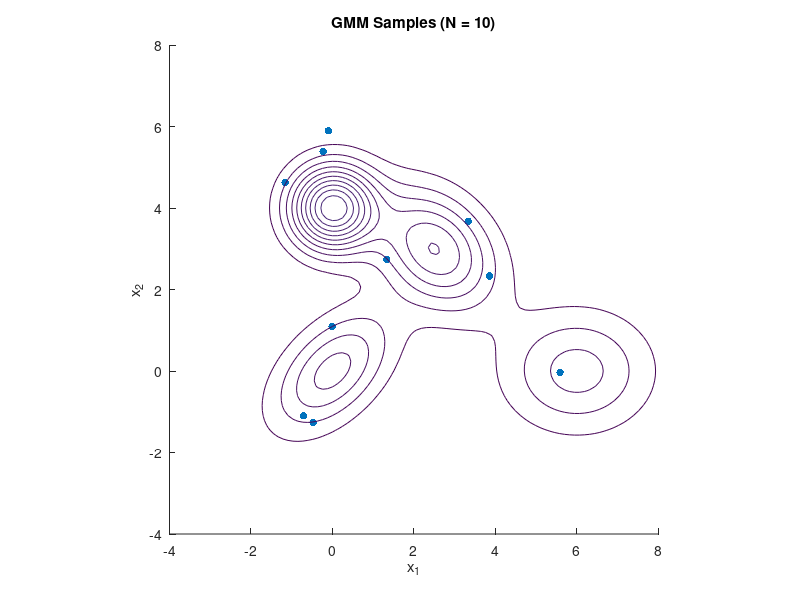
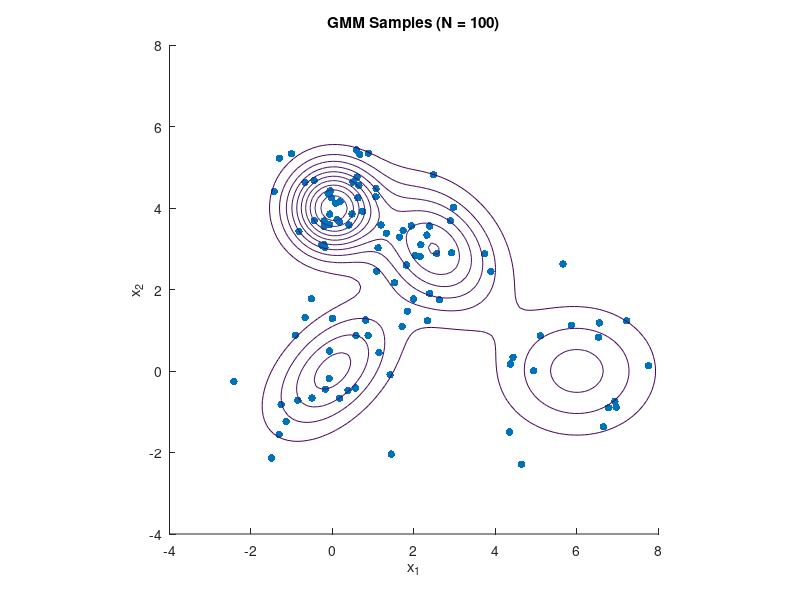
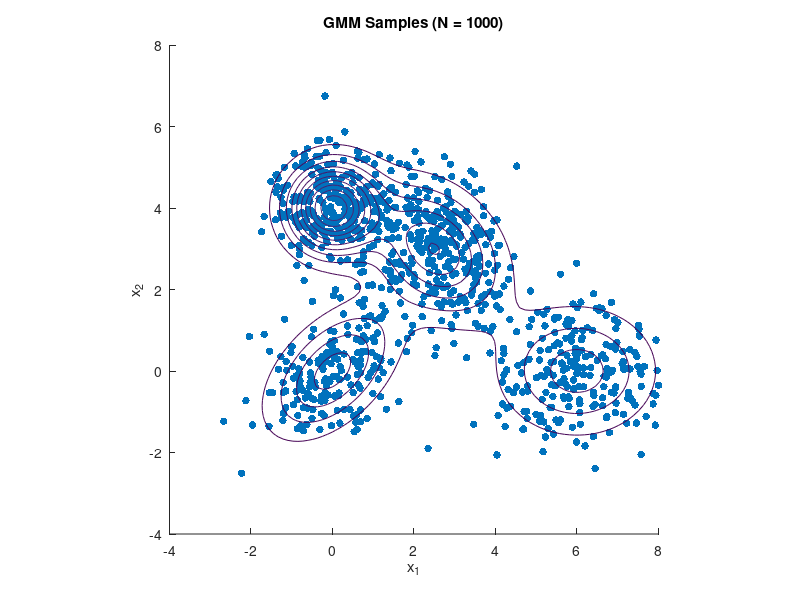
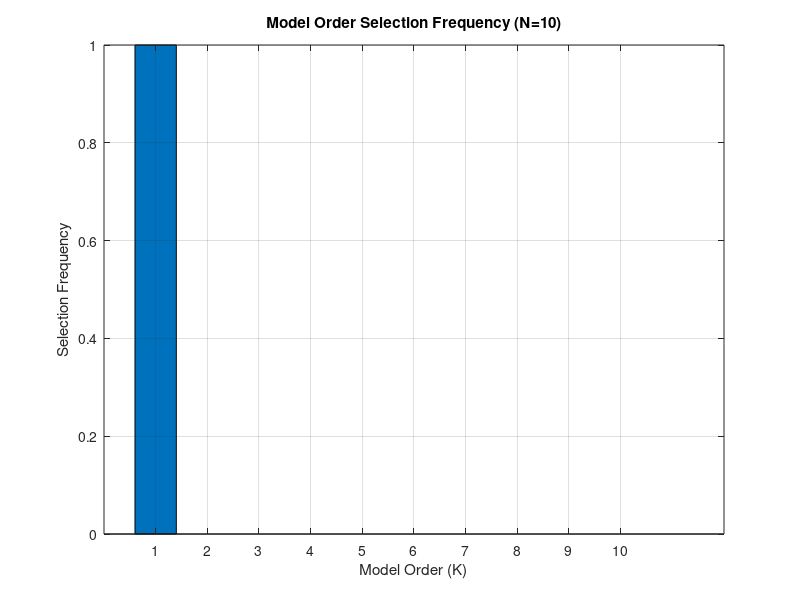

Write MATLAB code to recreate these figures, in order. (Note: this script raises an error after producing the figures.)
%% Homework 3: Problem 2
%% Gaussian Mixture Models and K-fold Cross Validation for Model Order Selection

clear; clc; close all;

rng(42);

%% Step 1: Define Data Distributions
% Means - two of them close for overlap
%mu = [0 0; 3 3; 0 4; 4 0];
mu = [0 0; 2.5 3; 0 4; 6 0];

% Covariances - different covariance structures
Sigma(:,:,1) = [1 0.5; 0.5 1];
Sigma(:,:,2) = [1 -0.3; -0.3 1];
Sigma(:,:,3) = [0.5 0; 0 0.5];
Sigma(:,:,4) = [1.5 0; 0 1];

%Different Prior probabilities
priors = [0.2 0.3 0.28 0.22];

%% Step 2: Generate Data of different sizes
Ntrain = [10, 100, 1000];
iterations = 100; % repeat experiments

% Model orders to test
orderValues = 1:10;
numK = numel(orderValues);
K = 10;

% Store results
selection_counts = zeros(length(Ntrain), numK);

% Create GMM object
trueGMM = gmdistribution(mu, Sigma, priors);


%% Step 3 & 4: Run experiments
for i = 1:length(Ntrain)
    N = Ntrain(i);
    fprintf('Dataset size: %d\n', N);

    % Generate synthetic data from the true GMM
    X = random(gmdistribution(mu, Sigma, priors), N);

   % Visualize Data (overlay data samples with true distribution)
    figure;
    scatter(X(:,1), X(:,2), 30, 'filled');
    hold on;
    % Overlay contour of true GMM density
    x1 = linspace(-4, 8, 100);
    x2 = linspace(-4, 8, 100);
    [X1, X2] = meshgrid(x1, x2);
    Xgrid = [X1(:) X2(:)];
    pdfVals = pdf(trueGMM, Xgrid);
    contour(X1, X2, reshape(pdfVals, size(X1)), 10);
    title(sprintf('GMM Samples (N = %d)', Ntrain(i)));
    xlabel('x_1');
    ylabel('x_2');
    axis equal
    hold off;


    for rep = 1:iterations
        
        fprintf('Dataset size = %d | Repetition = %d / %d\n', N, rep, iterations);
        
        % Generate synthetic data from the true GMM
        X = random(gmdistribution(mu, Sigma, priors), N);
       
        % Divide the data set into K approximately-equal-sized partitions
        dummy = ceil(linspace(0,N,K+1));
        for k = 1:K
            indPartitionLimits(k,:) = [dummy(k)+1,dummy(k+1)];
        end
        avgLogL = zeros(1, numK);
        
        % Evaluate candidate models with G components
        for ki = 1:numK
            G = orderValues(ki);
            logL_fold = zeros(K,1);

            for k = 1:K       
                % Manual 10-fold split indices
                indValidate = [indPartitionLimits(k,1):indPartitionLimits(k,2)];
                Xtest = X(indValidate, :); % Using fold k as validation set
                %yValidate = y(indValidate);;
                if k == 1
                    indTrain = [indPartitionLimits(k+1,1):N];
                elseif k == K
                    indTrain = [1:indPartitionLimits(k-1,2)];
                else
                    indTrain = [1:indPartitionLimits(k-1,2),indPartitionLimits(k+1,1):N];
                end
                Xtrain = X(indTrain, :); % using all other folds as training set'
                %yTrain = y(indTrain);
                   
                try
                    % Fit GMM to training data
                    gm = fitgmdist(Xtrain, G, 'Options', statset('MaxIter', 1000, 'Display', 'off'), ...
                                   'RegularizationValue', 1e-6, 'Replicates', 3);

                    % Compute log-likelihood on test data
                    logL_fold(k) = sum(log(pdf(gm, Xtest)));
                catch
                    % In case of fitting failure, assign very low likelihood
                    logL_fold(k) = -inf;
                end
            end
            
            %Average CV log-likelihood
            avgLogL(ki) = mean(logL_fold);
        end
        
         % Select K with max average log-likelihood
        [~, bestK_idx] = max(avgLogL);
        bestK = orderValues(bestK_idx);
        selection_counts(i, bestK_idx) = selection_counts(i, bestK_idx) + 1;
    end
end

%% Step 5: Summarize and plot results
for i = 1:length(Ntrain)
    figure;
    bar(orderValues, selection_counts(i,:) / iterations);
    xlabel('Model Order (K)');
    ylabel('Selection Frequency');
    title(sprintf('Model Order Selection Frequency (N=%d)', Ntrain(i)));
    ylim([0 1]);
    grid on;
end

%% Display summary table
fprintf('\nSelection Frequencies (Proportion of times each K was chosen):\n');
for ni = 1:length(Ntrain)
    fprintf('\nN = %d\n', Ntrain(i));
    disp(array2table(selection_counts(i,:)/iterations, ...
        'VariableNames', compose('K%d', orderValues)));
end






